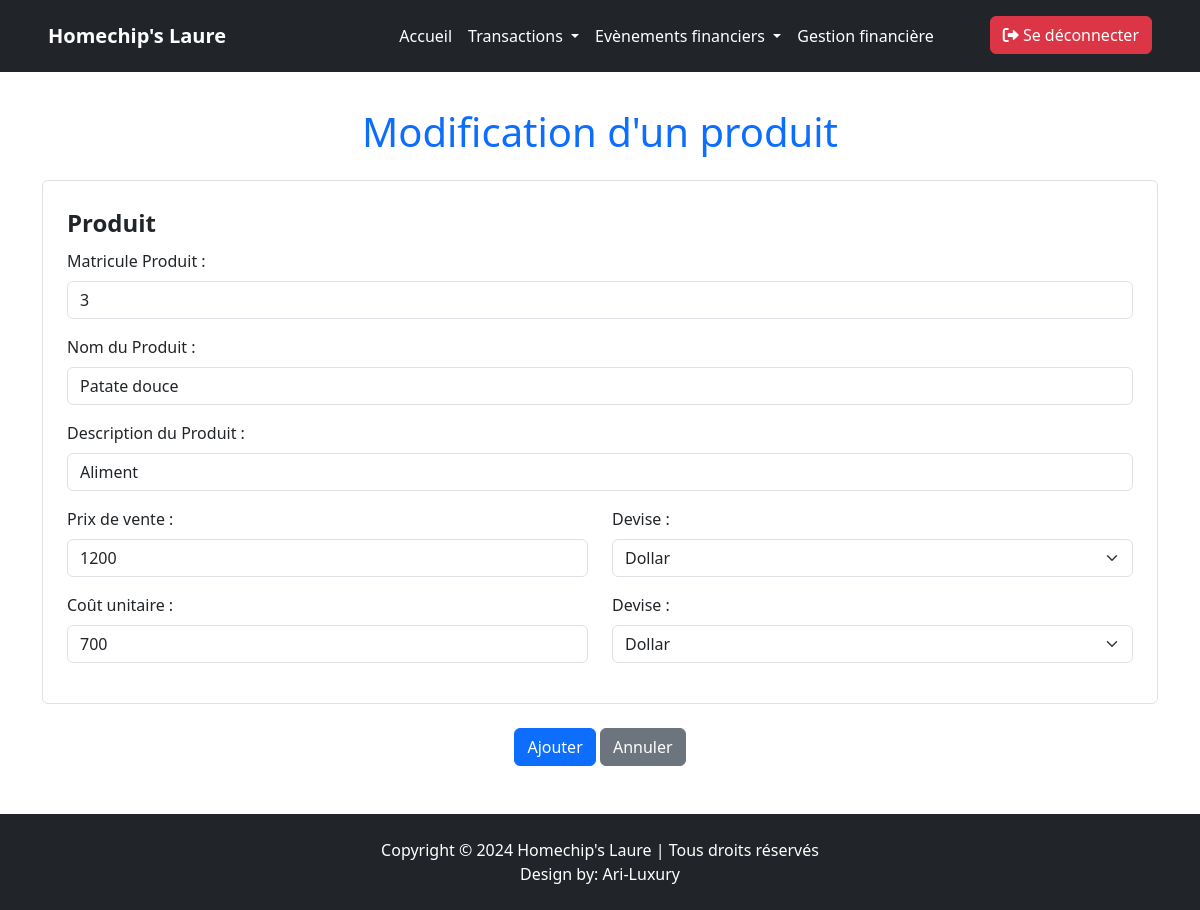
Page /modif_formulaire/modif_form_prod.php?id=3 on the committed database.
### tables this page shows
CREATE TABLE `produits` (
  `idProduit` int(11) NOT NULL,
  `NomProduit` varchar(20) NOT NULL,
  `DescriptionProduit` varchar(255) NOT NULL,
  `PrixVente` varchar(20) NOT NULL,
  `CoutUnitaire` varchar(20) NOT NULL
);

### modif_formulaire/modif_form_prod.php (the view, shortened to what this page needs)
<?php
    include('../connexion.php');
    $matprod = $_GET['id'];
    $req = "SELECT * FROM produits where idProduit= $matprod";
    $reponse = $bdd -> query($req);
    $donnee = $reponse -> fetchAll();
?>
<!DOCTYPE html>
<html lang="en">
<head>
    <link href="https://cdn.jsdelivr.net/npm/bootstrap@5.3.0/dist/css/bootstrap.min.css" rel="stylesheet">
</head>
<body class="d-flex flex-column min-vh-100">
    <?php include '../navbar/en_tete.php'; ?>
    <section class="container my-5 flex-grow-1">
        <h1 class="ajout text-center mb-4">Modification d'un produit</h1>
        <form action="../validation/valider_modif_form.php" method="post">
            <fieldset class="border p-4 rounded">
                <legend class="fw-bold">Produit</legend>
                <?php foreach($donnee as $liste){ ?>
                    <div class="mb-3">
                        <label for="s_numero" class="form-label">Matricule Produit :</label>
                        <input type="text" id="s_numero" name="s_numero" class="form-control" value="<?= $liste['idProduit'] ?>" readonly>
                    </div>
                    <div class="mb-3">
                        <label for="s_nomproduit" class="form-label">Nom du Produit :</label>
                        <input type="text" id="s_nomproduit" name="s_nomproduit" class="form-control" value="<?= $liste['NomProduit'] ?>">
                    </div>
                    <div class="mb-3">
                        <label for="s_descriptionproduit" class="form-label">Description du Produit :</label>
                        <input type="text" id="s_descriptionproduit" name="s_descriptionproduit" class="form-control" value="<?= $liste['DescriptionProduit'] ?>">
                    </div>
                    <div class="mb-3 row">
                        <div class="col">
                            <label for="s_prixvente" class="form-label">Prix de vente :</label>
                            <input type="text" id="s_prixvente" name="s_prixvente" class="form-control" value="<?= $liste['Prix'] ?>">
                        </div>
                        <div class="col">
                            <label for="s_deviseprixvente" class="form-label">Devise :</label>
                            <select id="s_deviseprixvente" name="s_deviseprixvente" class="form-select" onchange="synchronizeCurrencies(this)">
                                <option value="USD" <?= $liste['DevisePrixVente'] == 'USD' ? 'selected' : '' ?>>Dollar</option>
                            </select>
                        </div>
                    </div>
                    <div class="mb-3 row">
                        <div class="col">
                            <label for="s_coutunit" class="form-label">Coût unitaire :</label>
                            <input type="text" id="s_coutunit" name="s_coutunit" class="form-control" value="<?= $liste['Cout'] ?>">
                        </div>
                        <div class="col">
                            <label for="s_devisecoutunit" class="form-label">Devise :</label>
                            <select id="s_devisecoutunit" name="s_devisecoutunit" class="form-select" onchange="synchronizeCurrencies(this)">
                                <option value="USD" <?= $liste['DeviseCoutUnit'] == 'USD' ? 'selected' : '' ?>>Dollar</option>
                            </select>
                        </div>
                    </div>
                <?php } ?>
            </fieldset>
            <div class="mt-4 text-center">
                <button type="submit" class="btn btn-primary">Ajouter</button>
                <button type="reset" class="btn btn-secondary">Annuler</button>
            </div>
        </form>
    </section>
    <footer class="footer bg-dark text-white text-center py-4">
        <p class="mb-0 ">Copyright © 2024 Homechip's Laure | Tous droits réservés</p>
        <p class="mb-0 ">Design by: <a href="https://ari-luxury.com" class="text-white text-decoration-none">Ari-Luxury</a></p>
    </footer>
</body>
</html>

### modif_formulaire/modif_form_prod.php (style rules this page uses)
.ajout { margin-top: 60px; color: #0d6efd; }

### rows in the picture
produits: s_numero "3", s_nomproduit "Patate douce", s_descriptionproduit "Aliment", s_prixvente "1200", s_coutunit "700"
